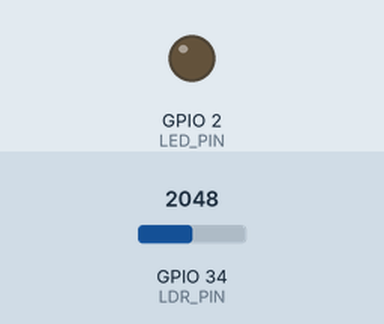
A sketch run on a simulated ESP32. On the bench: output pins drawn as LEDs (lit = HIGH). The inputs (shaded band) are chosen by the test bench; at power-on: GPIO 34 (LDR_PIN) = 2048 (analog values on the 0–4095 scale). WiFi joins after 1.5 s; servers stay silent unless stated; no MQTT or app messages arrive unless stated; what the sketch prints to the serial monitor is not drawn.

Above: at 2.7 s.
2.8 s: GPIO 34 (LDR_PIN) set to 17
4.3 s: GPIO 34 (LDR_PIN) set to 14
At 5.5 s:
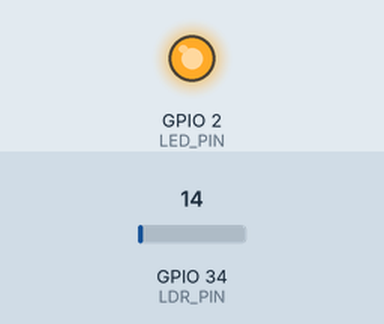
5.8 s: GPIO 34 (LDR_PIN) set to 168
At 6.8 s:
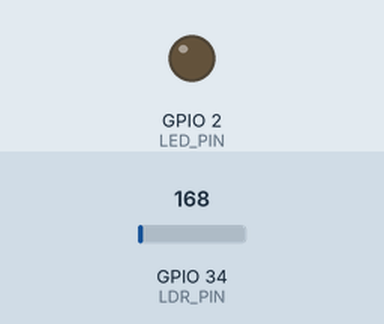
7.3 s: GPIO 34 (LDR_PIN) set to 0
At 7.9 s:
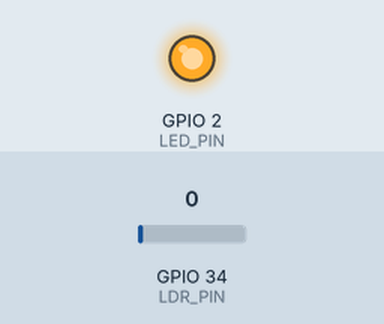
Timing chart, 0 to 9.8 s (numbered marks = the images above; inputs shaded):
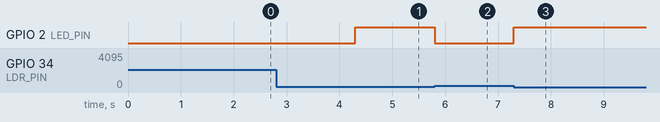

The sketch:

ldr-led-esp32-mqtt.ino
```cpp
/******************************************************************************
 * PROJECT      : ESP32 LDR → MQTT Publisher
 * DESCRIPTION  : Extends Part 2 with WiFi + MQTT. Reads the LDR every 500 ms,
 *                controls the LED locally, and publishes a JSON payload to an
 *                MQTT broker. A Python script subscribes and plots data live.
 *
 * MQTT TOPICS  :
 *   swan/ldr/data   → {"ldr": 2048, "state": "DARK",  "timestamp": 12345}
 *   swan/ldr/status → "online" / "offline"  (LWT message)
 *
 * DEPENDENCIES : Install via Arduino Library Manager:
 *   - PubSubClient  by Nick O'Leary   (MQTT)
 *   - ArduinoJson   by Benoit Blanchon (JSON)
 *
 * BROKER       : Use a free public broker for testing:
 *                broker.hivemq.com  port 1883  (no auth)
 *                Or run Mosquitto locally: pip install mosquitto
 *
 * HARDWARE     : ESP32 DevKit
 *                LDR + 10kΩ pull-down on GPIO34
 *                LED + 220Ω resistor on GPIO2
 *
 * CODED BY     : SWAN LAB, IIT Kharagpur
 ******************************************************************************/

#include <WiFi.h>
#include <PubSubClient.h>
#include <ArduinoJson.h>


/* ─── WIFI CREDENTIALS — change these ───────────────────────────────────── */

const char* WIFI_SSID     = "REMPIFY";
const char* WIFI_PASSWORD = "12345689";


/* ─── MQTT BROKER SETTINGS ───────────────────────────────────────────────── */

const char* MQTT_BROKER   = "broker.hivemq.com";  // Free public broker
const int   MQTT_PORT     = 1883;
const char* MQTT_CLIENT   = "SWAN_LAB_ESP32";      // Must be unique per device
const char* TOPIC_DATA    = "swan/ldr/data";        // LDR readings go here
const char* TOPIC_STATUS  = "swan/ldr/status";      // LWT (last-will) topic


/* ─── PIN & THRESHOLD CONFIGURATION ─────────────────────────────────────── */

const int LDR_PIN        = 34;
const int LED_PIN        = 2;
const int DARK_THRESHOLD = 15;   // 0–4095 · tune for your environment
const int PUBLISH_MS     = 500;    // Publish interval in milliseconds


/* ─── GLOBALS ────────────────────────────────────────────────────────────── */

WiFiClient   wifiClient;
PubSubClient mqttClient(wifiClient);
unsigned long lastPublish = 0;


/* ─── WIFI CONNECT ───────────────────────────────────────────────────────── */
void connectWiFi()
{
    Serial.printf("\nConnecting to WiFi: %s", WIFI_SSID);
    WiFi.begin(WIFI_SSID, WIFI_PASSWORD);

    while (WiFi.status() != WL_CONNECTED)
    {
        delay(500);
        Serial.print(".");
    }

    Serial.printf("\nWiFi connected — IP: %s\n", WiFi.localIP().toString().c_str());
}


/* ─── MQTT CONNECT ───────────────────────────────────────────────────────── */
void connectMQTT()
{
    while (!mqttClient.connected())
    {
        Serial.print("Connecting to MQTT broker...");

        /* Last-Will message: broker sends "offline" if ESP32 drops          */
        bool connected = mqttClient.connect(
            MQTT_CLIENT,
            nullptr, nullptr,            // No username / password
            TOPIC_STATUS, 0, true,       // LWT: topic, QoS, retain
            "offline"
        );

        if (connected)
        {
            Serial.println(" connected!");
            mqttClient.publish(TOPIC_STATUS, "online", true);  // Announce online
        }
        else
        {
            Serial.printf(" failed (rc=%d) — retry in 3s\n", mqttClient.state());
            delay(3000);
        }
    }
}


/* ─────────────────────────────────────────────────────────────────────────── *
 *  SETUP                                                                      *
 * ─────────────────────────────────────────────────────────────────────────── */
void setup()
{
    Serial.begin(115200);

    pinMode(LED_PIN, OUTPUT);
    digitalWrite(LED_PIN, LOW);

    analogReadResolution(12);
    analogSetAttenuation(ADC_11db);

    connectWiFi();

    mqttClient.setServer(MQTT_BROKER, MQTT_PORT);
    mqttClient.setBufferSize(256);   // Enough for our JSON payload

    Serial.println("SWAN LAB — ESP32 LDR MQTT Publisher ready");
}


/* ─────────────────────────────────────────────────────────────────────────── *
 *  LOOP                                                                       *
 * ─────────────────────────────────────────────────────────────────────────── */
void loop()
{
    /* ── Maintain connections ────────────────────────────────────────────── */
    if (WiFi.status() != WL_CONNECTED)  connectWiFi();
    if (!mqttClient.connected())        connectMQTT();
    mqttClient.loop();   // Must be called regularly to keep MQTT alive

    /* ── Read sensor ─────────────────────────────────────────────────────── */
    int ldrValue = analogRead(LDR_PIN);
    bool isDark  = (ldrValue <= DARK_THRESHOLD);

    /* ── Control LED ─────────────────────────────────────────────────────── */
    digitalWrite(LED_PIN, isDark ? HIGH : LOW);

    /* ── Publish at interval ─────────────────────────────────────────────── */
    unsigned long now = millis();
    if (now - lastPublish >= PUBLISH_MS)
    {
        lastPublish = now;

        /* Build JSON payload                                                 */
        StaticJsonDocument<128> doc;
        doc["ldr"]       = ldrValue;
        doc["state"]     = isDark ? "DARK" : "LIGHT";
        doc["threshold"] = DARK_THRESHOLD;
        doc["uptime_ms"] = now;

        char payload[128];
        serializeJson(doc, payload);

        /* Publish and print                                                  */
        mqttClient.publish(TOPIC_DATA, payload);
        Serial.printf("[MQTT] %s → %s\n", TOPIC_DATA, payload);
    }
}
```

Measured:
- the behaviour switches between 16 and 15 on GPIO 34 (LDR_PIN) (found by bisection; images 0 and 1)
- after the input at 2.8 s, every drawn part: stays the same
- after the input at 4.3 s, GPIO 2 (LED_PIN): LOW → HIGH at once
- after the input at 5.8 s, GPIO 2 (LED_PIN): HIGH → LOW at once
- after the input at 7.3 s, GPIO 2 (LED_PIN): LOW → HIGH at once
